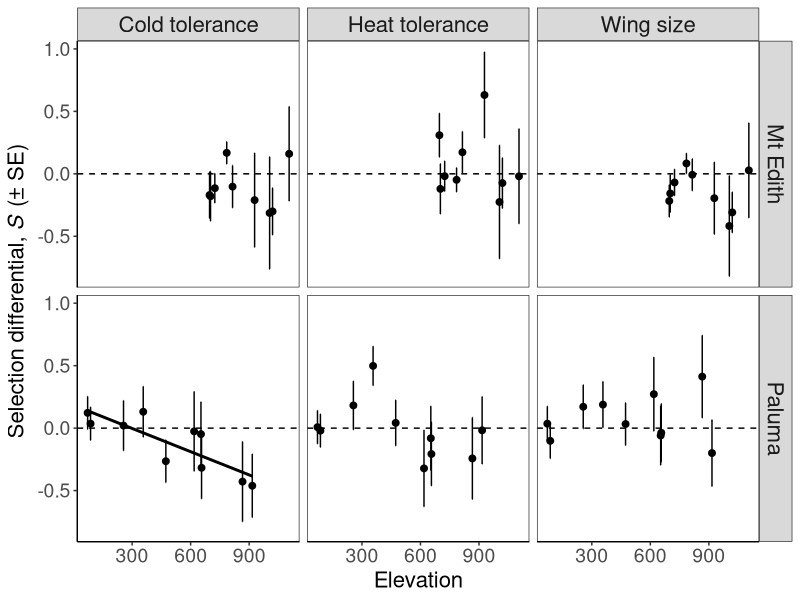

Reproduce this figure in R.

#Load packages

library(tidyverse)
library(broom)
library(lme4)


#Load data file with trait means and cage fitness

Trait_fitness <- read.csv("Cage_data.csv", header = TRUE, sep = ',')




#Calculate mean emergence and survival for each site and gradient and add to data frame

Site_mean_emergence <- Trait_fitness %>%
  group_by(Site) %>%
  summarise_at(vars(Emergence), list(Site_mean_emergence = mean))


Site_mean_survival <- Trait_fitness %>%
  group_by(Site) %>%
  summarise_at(vars(Survivors), list(Site_mean_survival = mean))


Gradient_mean_emergence <- Trait_fitness %>%
  group_by(Gradient) %>%
  summarise_at(vars(Emergence), list(Gradient_mean_emergence = mean))


Gradient_mean_survival <- Trait_fitness %>%
  group_by(Gradient) %>%
  summarise_at(vars(Survivors), list(Gradient_mean_survival = mean))


Trait_fitness <- merge(Trait_fitness, Site_mean_emergence, by = "Site")
Trait_fitness <- merge(Trait_fitness, Site_mean_survival, by = "Site")
Trait_fitness <- merge(Trait_fitness, Gradient_mean_emergence, by = "Gradient")
Trait_fitness <- merge(Trait_fitness, Gradient_mean_survival, by = "Gradient")


#Calculate relative fitness (by emergence and survival) for each cage as fitness divided by site mean fitness
#Do the same for gradient

Trait_fitness$Rel_fitness_emergence <- Trait_fitness$Emergence/Trait_fitness$Site_mean_emergence
Trait_fitness$Rel_fitness_survival <- Trait_fitness$Survivors/Trait_fitness$Site_mean_survival
Trait_fitness$Rel_fitness_emergence_gradient <- Trait_fitness$Emergence/Trait_fitness$Gradient_mean_emergence
Trait_fitness$Rel_fitness_survival_gradient <- Trait_fitness$Survivors/Trait_fitness$Gradient_mean_survival



#Estimate selection differentials by running regressions of standardised trait mean against relative fitness at each site for each trait

by_site <- group_by(Trait_fitness, Site)

#Cold tolerance

#Summary of models for each site

CT_seldiff_model_summaries <- do(by_site,
                                 glance(
                                   lm(Rel_fitness_emergence ~ Z_MeanCT, data = .)))

CT_seldiff_model_summaries$Trait <- "CT"

#Summary of estimated effects for each model term
  
CT_seldiff_effects <- do(by_site,
                                 tidy(
                                   lm(Rel_fitness_emergence ~ Z_MeanCT, data = .)))

CT_seldiff_effects <- subset(CT_seldiff_effects, term == "Z_MeanCT")
  
#Rename term column 'Trait'

CT_seldiff_effects <- CT_seldiff_effects %>%
  rename(Trait = term)

#Add Nobs term from model summary

CT_seldiff_effects$Nobs <- CT_seldiff_model_summaries$nobs


#Calculate p values adjusted for multiple comparisons
CT_seldiff_effects$P_FDR <- p.adjust(CT_seldiff_effects$p.value, method = "fdr")

#Get count of lines contributing to selection estimate
#Limit to rows for which we have CT

CT <- Trait_fitness %>%
  drop_na(Z_MeanCT)

CT_LineCount <- CT %>%
  group_by(Site) %>%
  summarise(No_lines = length(unique(Line)))

#Add to CT_seldiff_effects
CT_seldiff_effects <- merge(CT_seldiff_effects, CT_LineCount, by="Site")


#Heat tolerance

#Summary of models for each site

HT_seldiff_model_summaries <- do(by_site,
                                 glance(
                                   lm(Rel_fitness_emergence ~ Z_MeanHT, data = .)))

HT_seldiff_model_summaries$Trait <- "HT"

#Summary of estimated effects for each model term

HT_seldiff_effects <- do(by_site,
                         tidy(
                           lm(Rel_fitness_emergence ~ Z_MeanHT, data = .)))

HT_seldiff_effects <- subset(HT_seldiff_effects, term == "Z_MeanHT")


#Rename term column 'Trait'

HT_seldiff_effects <- HT_seldiff_effects %>%
  rename(Trait = term)

#Add Nobs term from model summary

HT_seldiff_effects$Nobs <- HT_seldiff_model_summaries$nobs

#Calculate p values adjusted for multiple comparisons
HT_seldiff_effects$P_FDR <- p.adjust(HT_seldiff_effects$p.value, method = "fdr")

#Get count of lines contributing to selection estimate
#Limit to rows for which we have HT

HT <- Trait_fitness %>%
  drop_na(Z_MeanHT)

HT_LineCount <- HT %>%
  group_by(Site) %>%
  summarise(No_lines = length(unique(Line)))

#Add to HT_seldiff_effects
HT_seldiff_effects <- merge(HT_seldiff_effects, HT_LineCount, by="Site")



#Body size

#Summary of models for each site

WS_seldiff_model_summaries <- do(by_site,
                                 glance(
                                   lm(Rel_fitness_emergence ~ Z_MeanWS, data = .)))

WS_seldiff_model_summaries$Trait <- "WS"

#Summary of estimated effects for each model term

WS_seldiff_effects <- do(by_site,
                         tidy(
                           lm(Rel_fitness_emergence ~ Z_MeanWS, data = .)))

WS_seldiff_effects <- subset(WS_seldiff_effects, term == "Z_MeanWS")


#Rename term column 'Trait'

WS_seldiff_effects <- WS_seldiff_effects %>%
  rename(Trait = term)

#Add Nobs term from model summary

WS_seldiff_effects$Nobs <- WS_seldiff_model_summaries$nobs

#Calculate p values adjusted for multiple comparisons
WS_seldiff_effects$P_FDR <- p.adjust(WS_seldiff_effects$p.value, method = "fdr")

#Get count of lines contributing to selection estimate
#Limit to rows for which we have WS

WS <- Trait_fitness %>%
  drop_na(Z_MeanWS)

WS_LineCount <- WS %>%
  group_by(Site) %>%
  summarise(No_lines = length(unique(Line)))

#Add to WS_seldiff_effects
WS_seldiff_effects <- merge(WS_seldiff_effects, WS_LineCount, by="Site")

#Combine summaries of estimated effects for the three traits

Seldiff_model_summaries <- rbind(CT_seldiff_model_summaries, HT_seldiff_model_summaries, WS_seldiff_model_summaries)
Seldiff_effects <- rbind(CT_seldiff_effects, HT_seldiff_effects, WS_seldiff_effects)

Seldiff_effects$Trait <- recode_factor(Seldiff_effects$Trait, Z_MeanCT = "CT", Z_MeanHT = "HT", Z_MeanWS = "WS") 


#Estimate overall selection differentials for each gradient
#Include Site as a random effect.  Method above doesn't work for mixed models so separate by gradient then run models

Trait_fitness_Danbulla <- subset(Trait_fitness, Gradient=="Danbulla")
Trait_fitness_Paluma <- subset(Trait_fitness, Gradient=="Paluma")

#Cold tolerance
S_CT_Danbulla <- lmer(Rel_fitness_emergence_gradient ~ Z_MeanCT_Gradient + (1|Site), data = Trait_fitness_Danbulla)
S_CT_Danbulla_summary <- summary(S_CT_Danbulla)[["coefficients"]]

#Count cages and lines
Trait_fitness_Danbulla_CT <- Trait_fitness_Danbulla[!is.na(Trait_fitness_Danbulla$Z_MeanCT_Gradient),]
N_cages <- length(unique(Trait_fitness_Danbulla_CT$Cage))
N_lines <- length(unique(Trait_fitness_Danbulla_CT$Line))

S_CT_Paluma <- lmer(Rel_fitness_emergence_gradient ~ Z_MeanCT_Gradient + (1|Site), data = Trait_fitness_Paluma)
S_CT_Paluma_summary <- summary(S_CT_Paluma)[["coefficients"]]

#Count cages and lines
Trait_fitness_Paluma_CT <- Trait_fitness_Paluma[!is.na(Trait_fitness_Paluma$Z_MeanCT_Gradient),]
N_cages <- length(unique(Trait_fitness_Paluma_CT$Cage))
N_lines <- length(unique(Trait_fitness_Paluma_CT$Line))


#Heat tolerance
S_HT_Danbulla <- lmer(Rel_fitness_emergence_gradient ~ Z_MeanHT_Gradient + (1|Site), data = Trait_fitness_Danbulla)
S_HT_Danbulla_summary <- summary(S_HT_Danbulla)[["coefficients"]]

#Count cages and lines
Trait_fitness_Danbulla_HT <- Trait_fitness_Danbulla[!is.na(Trait_fitness_Danbulla$Z_MeanHT_Gradient),]
N_cages <- length(unique(Trait_fitness_Danbulla_HT$Cage))
N_lines <- length(unique(Trait_fitness_Danbulla_HT$Line))


S_HT_Paluma <- lmer(Rel_fitness_emergence_gradient ~ Z_MeanHT_Gradient + (1|Site), data = Trait_fitness_Paluma)
S_HT_Paluma_summary <- summary(S_HT_Paluma)[["coefficients"]]

#Count cages and lines
Trait_fitness_Paluma_HT <- Trait_fitness_Paluma[!is.na(Trait_fitness_Paluma$Z_MeanHT_Gradient),]
N_cages <- length(unique(Trait_fitness_Paluma_HT$Cage))
N_lines <- length(unique(Trait_fitness_Paluma_HT$Line))



#Body size
S_WS_Danbulla <- lmer(Rel_fitness_emergence_gradient ~ Z_MeanWS_Gradient + (1|Site), data = Trait_fitness_Danbulla)
S_WS_Danbulla_summary <- summary(S_WS_Danbulla)[["coefficients"]]

#Count cages and lines
Trait_fitness_Danbulla_WS <- Trait_fitness_Danbulla[!is.na(Trait_fitness_Danbulla$Z_MeanWS_Gradient),]
N_cages <- length(unique(Trait_fitness_Danbulla_WS$Cage))
N_lines <- length(unique(Trait_fitness_Danbulla_WS$Line))


S_WS_Paluma <- lmer(Rel_fitness_emergence_gradient ~ Z_MeanWS_Gradient + (1|Site), data = Trait_fitness_Paluma)
S_WS_Paluma_summary <- summary(S_WS_Paluma)[["coefficients"]]

#Count cages and lines
Trait_fitness_Paluma_WS <- Trait_fitness_Paluma[!is.na(Trait_fitness_Paluma$Z_MeanWS_Gradient),]
N_cages <- length(unique(Trait_fitness_Paluma_WS$Cage))
N_lines <- length(unique(Trait_fitness_Paluma_WS$Line))

#Get FDR correction for p-values for overall S estimates

p <- c(0.200, 0.126, 0.072, 0.860, 0.642, 0.457)
pFDR <- p.adjust(p, method="fdr")

#Test for a linear relationship between selection differentials and elevation for each trait at each gradient

#Need to add gradient and elevation to Seldiff_effects data frame

Site_details <- read.csv("Site_details.csv", header = TRUE, sep = ',')

Seldiff_effects <- merge(Seldiff_effects, Site_details, by = "Site")
Seldiff_model_summaries <- merge(Seldiff_model_summaries, Site_details, by = "Site")

#Group by gradient and trait to run regression models

by_gradient_trait <- Seldiff_effects %>%
  group_by(Gradient, Trait)

#Summary of models for each gradient and trait

Elevation_seldiff_model_summaries <- do(by_gradient_trait,
                                 glance(
                                   lm(estimate ~ Elevation, data = .)))

#Summary of estimated effects for each model term

Elevation_seldiff_effects <- do(by_gradient_trait,
                         tidy(
                           lm(estimate ~ Elevation, data = .)))

Elevation_seldiff_effects <- subset(Elevation_seldiff_effects, term == "Elevation")

#Calculate p values adjusted for multiple comparisons
Elevation_seldiff_effects$P_FDR <- p.adjust(Elevation_seldiff_effects$p.value, method = "fdr")

#Also test for linear relationship between the absolute value of selection differentials and elevation for each trait at each gradient

#Summary of models for each gradient and trait

Elevation_abs_seldiff_model_summaries <- do(by_gradient_trait,
                                        glance(
                                          lm(abs(estimate) ~ Elevation, data = .)))

#Summary of estimated effects for each model term

Elevation_abs_seldiff_effects <- do(by_gradient_trait,
                                tidy(
                                  lm(abs(estimate) ~ Elevation, data = .)))

Elevation_abs_seldiff_effects <- subset(Elevation_abs_seldiff_effects, term == "Elevation")

#Calculate p values adjusted for multiple comparisons
Elevation_abs_seldiff_effects$P_FDR <- p.adjust(Elevation_abs_seldiff_effects$p.value, method = "fdr")


#Make figures showing selection differentials against elevation for each trait at each gradient

# Give gradients and traits correct names
Seldiff_effects$Gradient <- recode_factor(Seldiff_effects$Gradient, Danbulla = "Mt Edith", Paluma = "Paluma") 
Seldiff_effects$Trait <- recode_factor(Seldiff_effects$Trait, CT = "Cold tolerance", HT = "Heat tolerance", WS = "Wing size") 

#Also make a dataset just for cold tolerance at Paluma so we can plot the regression line only for the significant relationship

CT_Seldiff_effects <- Seldiff_effects %>%
  filter(Gradient=="Paluma",
         Trait=="Cold tolerance")

# Plots
Elevation_seldiff_plots <- Seldiff_effects %>%
  mutate(Gradient=fct_relevel(Gradient, "Mt Edith", "Paluma")) %>%
  ggplot(aes(x=Elevation, y = estimate))+
  geom_point(aes(x=Elevation, y = estimate), size=2)+
  geom_errorbar(aes(x=Elevation, y = estimate, ymax=estimate+std.error, ymin=estimate-std.error))+
  geom_hline(yintercept = 0, linetype = "dashed")+
  facet_grid(cols=vars(Trait), rows = vars(Gradient))+
  geom_smooth(data=CT_Seldiff_effects, aes(x=Elevation, y = estimate), method = "lm", se = FALSE, color = "black")+
  xlab("Elevation")+ 
  ylab(expression(paste("Selection differential, ", italic("S"), " (\u00B1 SE)")))+
  theme_bw()+
  theme(panel.grid.major = element_blank(), panel.grid.minor = element_blank(), panel.background = element_blank(), axis.line=element_line(colour="black"))+
  theme(axis.title.x = element_text(size = 16),
        axis.text.x = element_text(size = 14),
        axis.title.y = element_text(size=16),
        axis.text.y = element_text(size = 14),
        strip.text.x = element_text(size = 16),
        strip.text.y = element_text(size = 16),
        legend.position = "none")

ggsave("Selection_differential_plots.png", plot = Elevation_seldiff_plots, width = 30, height = 20, units = "cm", bg = "white")

#Write Seldiff_effects to file to use in estimating selection response
#First rename 'estimate' as S

Seldiff_effects <- Seldiff_effects %>%
  rename(S = estimate)

write.table(Seldiff_effects, "Trait_selection_differentials.csv", col.names = TRUE, row.names = FALSE, quote = FALSE, sep = ',')

